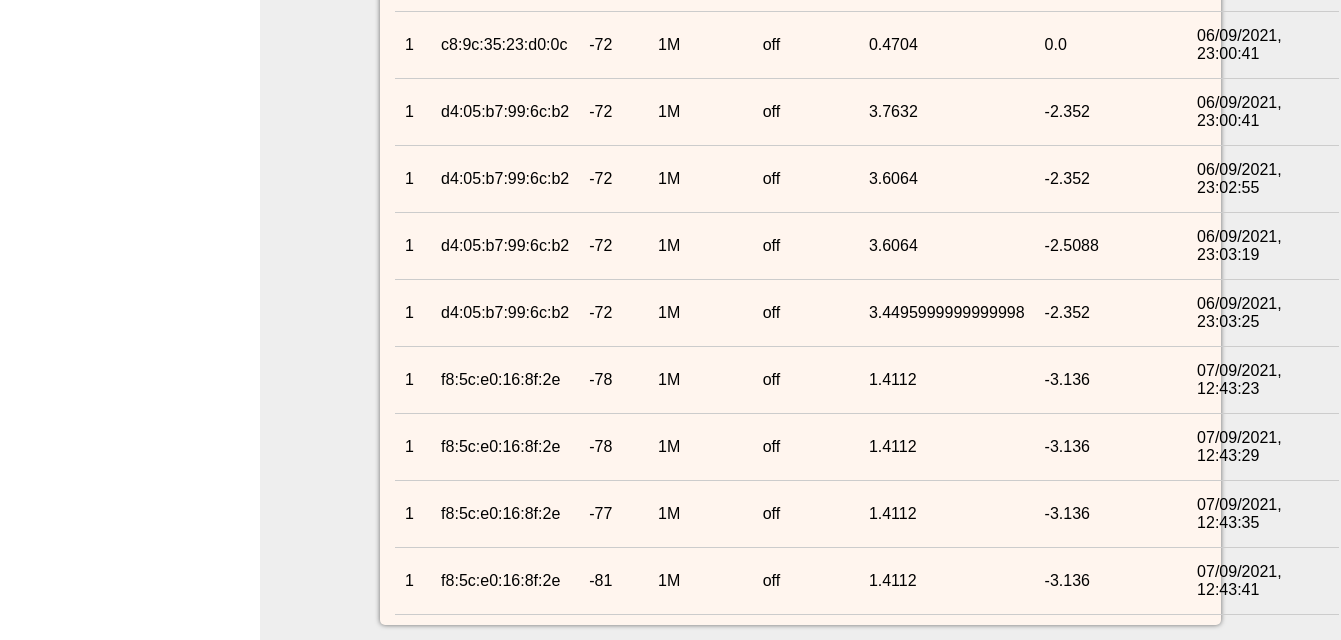
The page /dataManager (signed in, lower part) on the database as committed earlier.
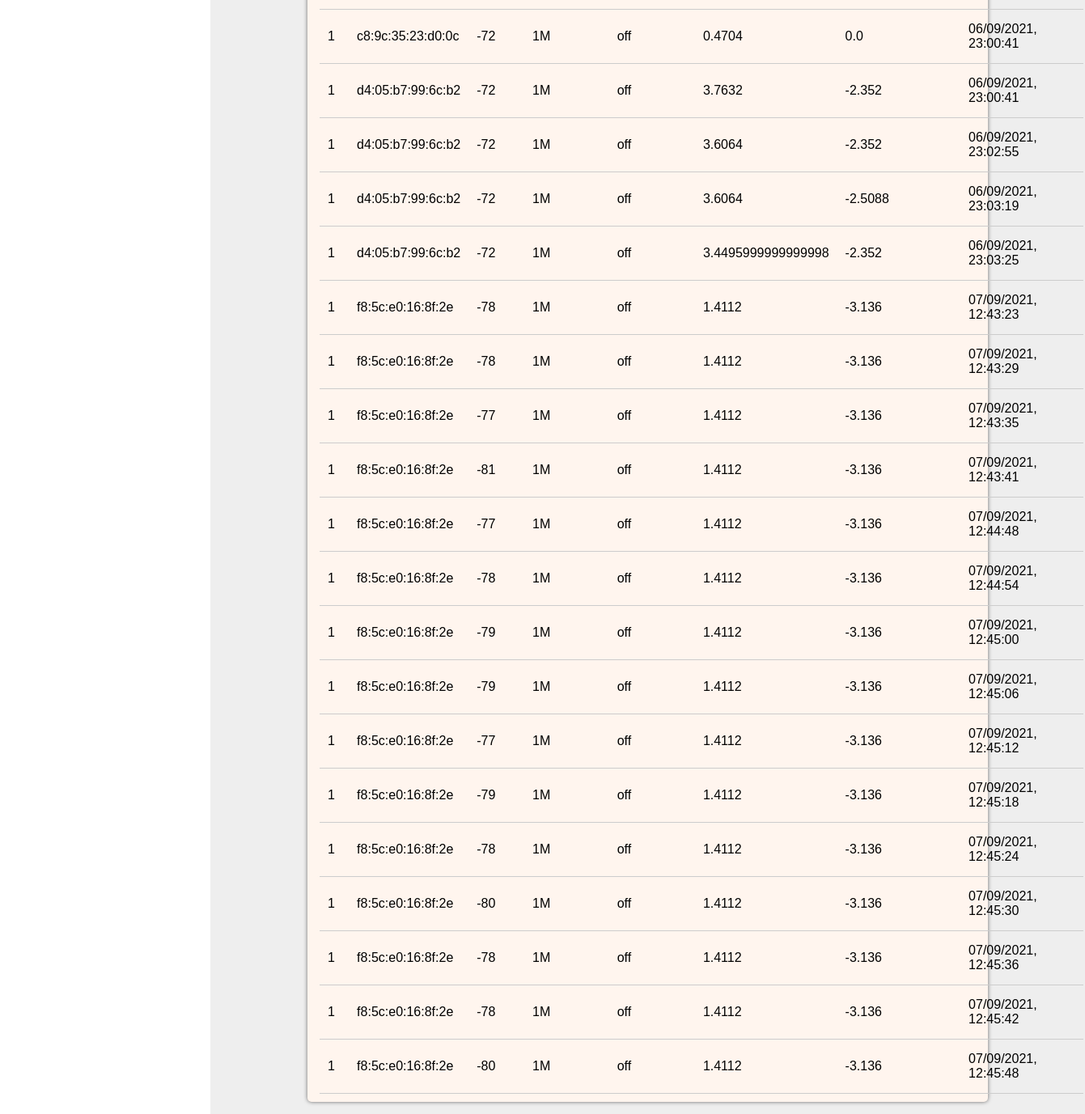
The same page on the database as committed later.
### tables this page shows
CREATE TABLE OfflineData(Id int , MacAdd varchar(20) , rssi varchar(20) , PhyConfig varchar(20) , Config varchar(20) , Accerlometer_X varchar(20) , Accerlometer_Y varchar(20) , Accerlometer_Z varchar(20) , date varchar(20));

### gdm/gdmApp/gdm.py (the view)
@app.route('/dataManager')
def dataManager():
    if 'logedIn' in session:
        data=db.getdata('OfflineData')
        return render_template('dataManager.html',data=data)
    return redirect(url_for('login'))

### gdm/gdmApp/database.py (called while the page is built)
    def getdata(self,tableselect):
        conn=self.connect()
        try:
            data=conn.execute('select * from ' + tableselect)
            data=data.fetchall()
            conn.close()
            return data
        except:
            time.sleep(2)
            return self.getdata(tableselect)

    def connect(self):
        conn = sqlite3.connect('/home/lab/gateway/Gateway_POC/mydatabasenew.db',check_same_thread=False)
        return conn

### gdm/gdmApp/templates/dataManager.html (shortened to what this page needs)
{%extends 'base.html'%}
{% block content %}
<div class="card" style="width:80%;">
    <div class="card-content">
        <table style="width: 100%;" id="table2excel">
            <tbody>
                {% for row in data%}
                <tr>
                    <td>{{row[0]}}</td>
                    <td>{{row[1]}}</td>
                    <td>{{row[2]}}</td>
                    <td>{{row[3]}}</td>
                    <td>{{row[4]}}</td>
                    <td>{{row[5]}}</td>
                    <td>{{row[6]}}</td>
                    <td>{{row[8]}}</td>
                </tr>
                {%endfor%}
            </tbody>
        </table>
    </div>
</div>
{% endblock%}

### gdm/gdmApp/templates/base.html (shortened to what this page needs)
<!DOCTYPE html>
<html lang="en">
<head>
    <link rel="stylesheet" href="{{url_for('static', filename='css/base.css')}}">
</head>
<body>
    <div class="main-wrapper">
        <div class="main">
            <div class="content-container">
                {% block content %} {%endblock%}
            </div>
        </div>
    </div>
</body>
</html>

### gdm/gdmApp/static/css/base.css (style rules this page uses)
* { margin: 0; padding: 0; box-sizing: border-box; font-family: sans-serif; }
body { overflow-x:hidden; }
.main-wrapper { width: 100%; display: flex; }
.main { margin-left: 260px; width: 100%; height: 100%; background-color:#EEEEEE; padding: 15px; }
.content-container { display: flex; justify-content: space-around; align-items: flex-start; flex-wrap: wrap; }
.card { background-color: seashell; margin-top: 50px; box-shadow: 0px 0px 5px rgba(0, 0, 0, 0.56); border-radius: 5px; padding: 0px 15px 10px 15px; }
.card-content table { text-align: left; }
.card-content table,th, td { border-bottom: 1px solid rgb(204, 204, 204); border-collapse: collapse; padding: 15px 10px; }

Rows that differ between the two databases and show on the page:
added OfflineData: Id "1", MacAdd "f8:5c:e0:16:8f:2e", rssi "-77", PhyConfig "1M", Config "off", Accerlometer_X "1.4112", Accerlometer_Y "-3.136", date "07/09/2021, 12:44:48"
added OfflineData: Id "1", MacAdd "f8:5c:e0:16:8f:2e", rssi "-78", PhyConfig "1M", Config "off", Accerlometer_X "1.4112", Accerlometer_Y "-3.136", date "07/09/2021, 12:44:54"
added OfflineData: Id "1", MacAdd "f8:5c:e0:16:8f:2e", rssi "-79", PhyConfig "1M", Config "off", Accerlometer_X "1.4112", Accerlometer_Y "-3.136", date "07/09/2021, 12:45:00"
added OfflineData: Id "1", MacAdd "f8:5c:e0:16:8f:2e", rssi "-79", PhyConfig "1M", Config "off", Accerlometer_X "1.4112", Accerlometer_Y "-3.136", date "07/09/2021, 12:45:06"
added OfflineData: Id "1", MacAdd "f8:5c:e0:16:8f:2e", rssi "-77", PhyConfig "1M", Config "off", Accerlometer_X "1.4112", Accerlometer_Y "-3.136", date "07/09/2021, 12:45:12"
added OfflineData: Id "1", MacAdd "f8:5c:e0:16:8f:2e", rssi "-79", PhyConfig "1M", Config "off", Accerlometer_X "1.4112", Accerlometer_Y "-3.136", date "07/09/2021, 12:45:18"
added OfflineData: Id "1", MacAdd "f8:5c:e0:16:8f:2e", rssi "-78", PhyConfig "1M", Config "off", Accerlometer_X "1.4112", Accerlometer_Y "-3.136", date "07/09/2021, 12:45:24"
added OfflineData: Id "1", MacAdd "f8:5c:e0:16:8f:2e", rssi "-80", PhyConfig "1M", Config "off", Accerlometer_X "1.4112", Accerlometer_Y "-3.136", date "07/09/2021, 12:45:30"
added OfflineData: Id "1", MacAdd "f8:5c:e0:16:8f:2e", rssi "-78", PhyConfig "1M", Config "off", Accerlometer_X "1.4112", Accerlometer_Y "-3.136", date "07/09/2021, 12:45:36"
added OfflineData: Id "1", MacAdd "f8:5c:e0:16:8f:2e", rssi "-78", PhyConfig "1M", Config "off", Accerlometer_X "1.4112", Accerlometer_Y "-3.136", date "07/09/2021, 12:45:42"
added OfflineData: Id "1", MacAdd "f8:5c:e0:16:8f:2e", rssi "-80", PhyConfig "1M", Config "off", Accerlometer_X "1.4112", Accerlometer_Y "-3.136", date "07/09/2021, 12:45:48"
